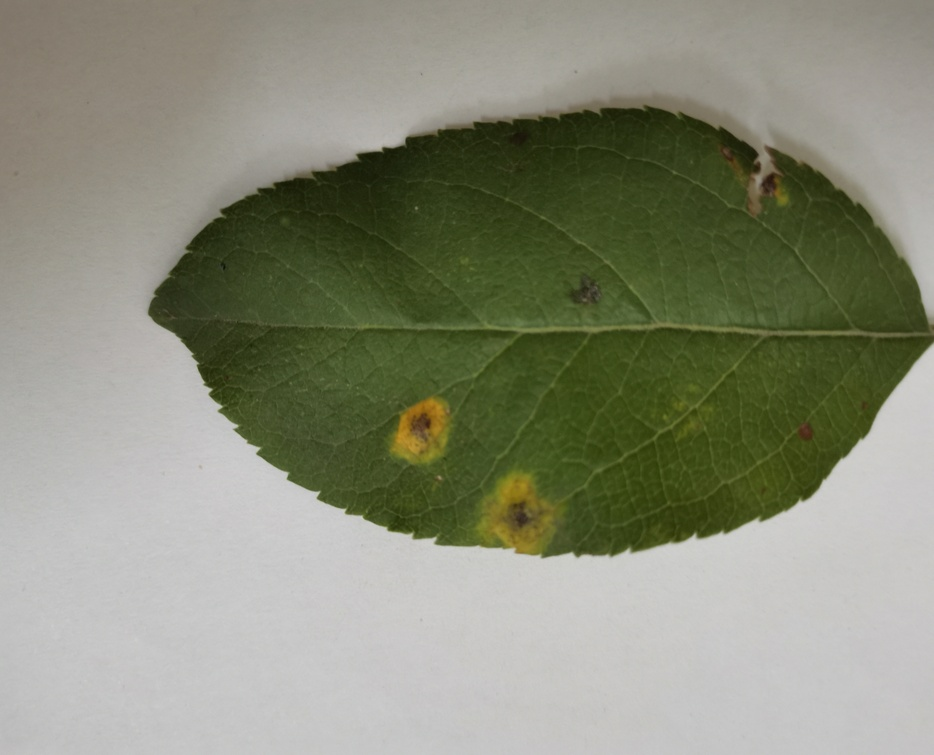
#> input picture AppleDiseaseLeaves/1.jpg, 934 x 755 px, shrunk from 1899 x 1536 before the run
$ python sharpening.py   (older library calls are emulated)
#> lines starting #> are read from the running program, lines starting #| are printed output that depends on the picture
### EdgeDetection.py
import cv2
import numpy as np
from matplotlib import pyplot as plt
import os


def roberts_edge_detection(img):
    # 定义Roberts算子
    roberts_x = np.array([[-1, 0], [0, 1]])
    roberts_y = np.array([[0, -1], [1, 0]])

    # 对图像进行卷积操作
    grad_x = cv2.filter2D(img, -1, roberts_x)
    grad_y = cv2.filter2D(img, -1, roberts_y)

    # 计算梯度幅值
    grad = np.sqrt(grad_x ** 2 + grad_y ** 2)

    # 返回边缘检测结果
    return grad.astype(np.uint8)


def sobel_edge_detection(img, ksize=3):
    # 使用Sobel算子进行边缘检测
    grad_x = cv2.Sobel(img, cv2.CV_64F, 1, 0, ksize=ksize)
    grad_y = cv2.Sobel(img, cv2.CV_64F, 0, 1, ksize=ksize)
    # 计算梯度幅值
    grad = np.sqrt(grad_x ** 2 + grad_y ** 2)

    # 返回边缘检测结果
    return grad.astype(np.uint8)


def prewitt_edge_detection(img):
    # 使用Prewitt算子进行边缘检测
    kernel_x = np.array([[-1, 0, 1], [-1, 0, 1], [-1, 0, 1]])
    kernel_y = np.array([[1, 1, 1], [0, 0, 0], [-1, -1, -1]])
    grad_x = cv2.filter2D(img, -1, kernel_x)
    grad_y = cv2.filter2D(img, -1, kernel_y)

    # 计算梯度幅值
    grad = np.sqrt(grad_x ** 2 + grad_y ** 2)

    # 返回梯度幅值
    return grad.astype(np.uint8)


def laplacian_edge_detection(img, ksize=3):
    # 使用Laplacian算子进行边缘检测
    laplacian = cv2.Laplacian(img, cv2.CV_64F, ksize=ksize)

    # 计算梯度幅值
    grad = np.abs(laplacian)

    # 返回梯度幅值
    return grad.astype(np.uint8)


def laplacian_of_gaussian_edge_detection(img, ksize=3, sigma=1.0):
    """
    使用LoG算子进行边缘检测，得到边缘锐化后的图像
    :param img: 原始图像，灰度图
    :param ksize: 模糊核大小，必须为正奇数
    :param sigma: LoG算子的高斯模糊参数
    :return: 边缘锐化后的图像
    """
    # 使用高斯模糊对图像进行平滑处理
    img_smooth = cv2.GaussianBlur(img, (ksize, ksize), sigma)

    # 使用Laplacian算子进行边缘检测
    laplacian = cv2.Laplacian(img_smooth, cv2.CV_64F, ksize=ksize)

    # 计算梯度幅值
    grad = np.abs(laplacian)

    # 返回梯度幅值
    return grad.astype(np.uint8)

# [99 lines that do not run on import are left out]

### DFT.py
import cv2
import numpy as np
import matplotlib.pyplot as plt


# ideal lowpass filter
# [75 lines left out: functions lowPassFilter, GaussianLowFilter, highPassFilter, not called in this run]


# gaussian highpass
def GaussianHighFilter(image, d):
    f = np.fft.fft2(image)
    fshift = np.fft.fftshift(f)

    def make_transform_matrix(d):
        transfor_matrix = np.zeros(image.shape)
        center_point = tuple(map(lambda x: (x - 1) / 2, image.shape))
        for i in range(transfor_matrix.shape[0]):
            for j in range(transfor_matrix.shape[1]):
                def cal_distance(pa, pb):
                    from math import sqrt
                    dis = sqrt((pa[0] - pb[0]) ** 2 + (pa[1] - pb[1]) ** 2)
                    return dis

                dis = cal_distance(center_point, (i, j))
                transfor_matrix[i, j] = 1 - np.exp(-(dis ** 2) / (2 * (d ** 2)))
        return transfor_matrix

    d_matrix = make_transform_matrix(d)
    new_img = np.abs(np.fft.ifft2(np.fft.ifftshift(fshift * d_matrix)))
    return new_img
# [36 lines that do not run on import are left out]

    # [7 lines of commented-out code are left out]

### sharpening.py
from EdgeDetection import roberts_edge_detection,sobel_edge_detection,prewitt_edge_detection,\
    laplacian_edge_detection,laplacian_of_gaussian_edge_detection
import cv2
import numpy as np
from matplotlib import pyplot as plt
import os

# 创建文件夹
if not os.path.exists('sharpening'):
    os.makedirs('sharpening')

# 读取图片
img = cv2.imread('AppleDiseaseLeaves/1.jpg')
#> img is the input picture: shape (755, 934, 3); mean B, G, R 121, 140, 137.3
# 分离RGB三个通道
b, g, r = cv2.split(img)

# 定义行数和列数
rows = 2
cols = 3

# 创建一个大小为 (15,8) 的窗口，用来显示多个子图
fig, ax = plt.subplots(rows, cols, figsize=(15, 8))


# 对每个通道应用边缘检测算法得到边缘图像
edge_b = roberts_edge_detection(b)
edge_g = roberts_edge_detection(g)
edge_r = roberts_edge_detection(r)

# 将边缘图像应用到每个通道上
alpha = 0.5 # 控制锐化程度的参数
enhanced_b = cv2.addWeighted(b, 1, edge_b, alpha, 0)
enhanced_g = cv2.addWeighted(g, 1, edge_g, alpha, 0)
enhanced_r = cv2.addWeighted(r, 1, edge_r, alpha, 0)

# 将增强后的三个通道合并成一张彩色图像
enhanced_img = cv2.merge((enhanced_b, enhanced_g, enhanced_r))
cv2.imwrite('sharpening/enhanced_img_roberts.jpg', enhanced_img)
# 将BGR转换为RGB格式
enhanced_img = cv2.cvtColor(enhanced_img, cv2.COLOR_BGR2RGB)
ax[0, 0].imshow(enhanced_img)
ax[0, 0].set_title('Roberts Edge Sharpening')
ax[0, 0].axis('off')

# 对每个通道应用边缘检测算法得到边缘图像
edge_b = sobel_edge_detection(b)
#> in sobel_edge_detection, `grad_x = cv2.Sobel(img, cv2.CV_64F, 1, 0, ksize=ksize)`:
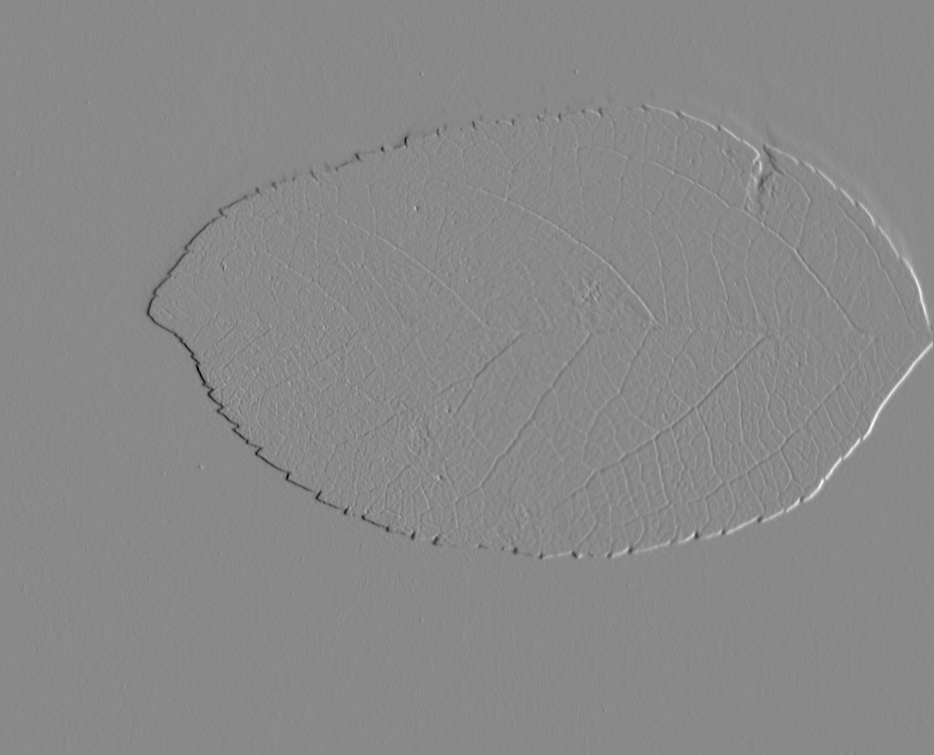
#> grad_x: shape (755, 934) float64; min -523, max 447, mean 0.2; drawn with min black and max white
#> in sobel_edge_detection, `grad_y = cv2.Sobel(img, cv2.CV_64F, 0, 1, ksize=ksize)`:
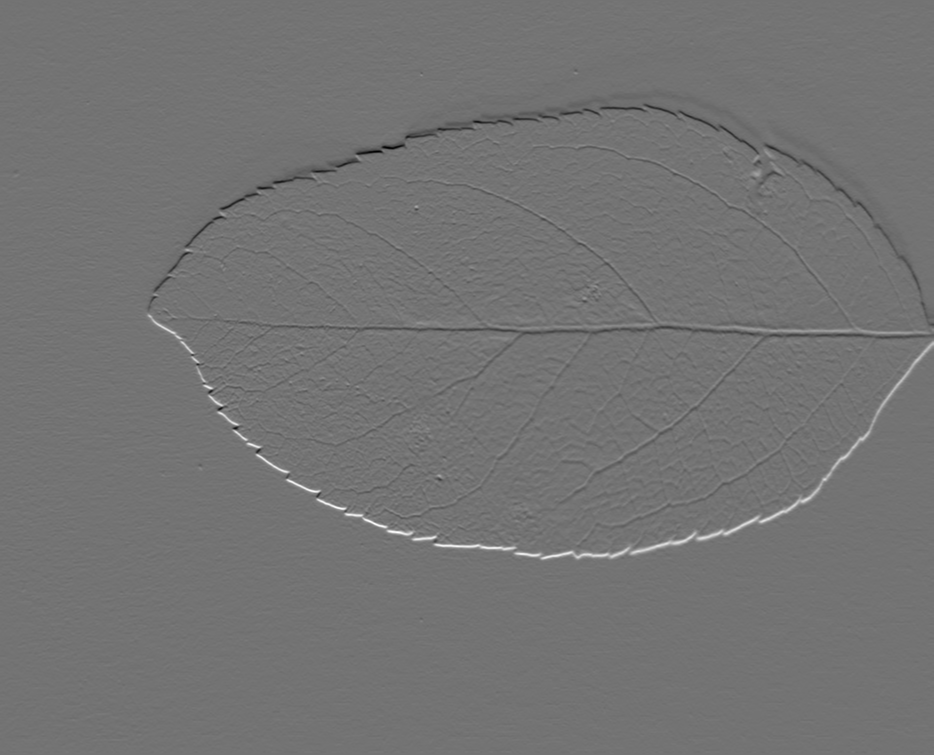
#> grad_y: shape (755, 934) float64; min -423, max 510, mean 0.7; drawn with min black and max white
edge_g = sobel_edge_detection(g)
edge_r = sobel_edge_detection(r)

# 将边缘图像应用到每个通道上
alpha = 0.5 # 控制锐化程度的参数
enhanced_b = cv2.addWeighted(b, 1, edge_b, alpha, 0)
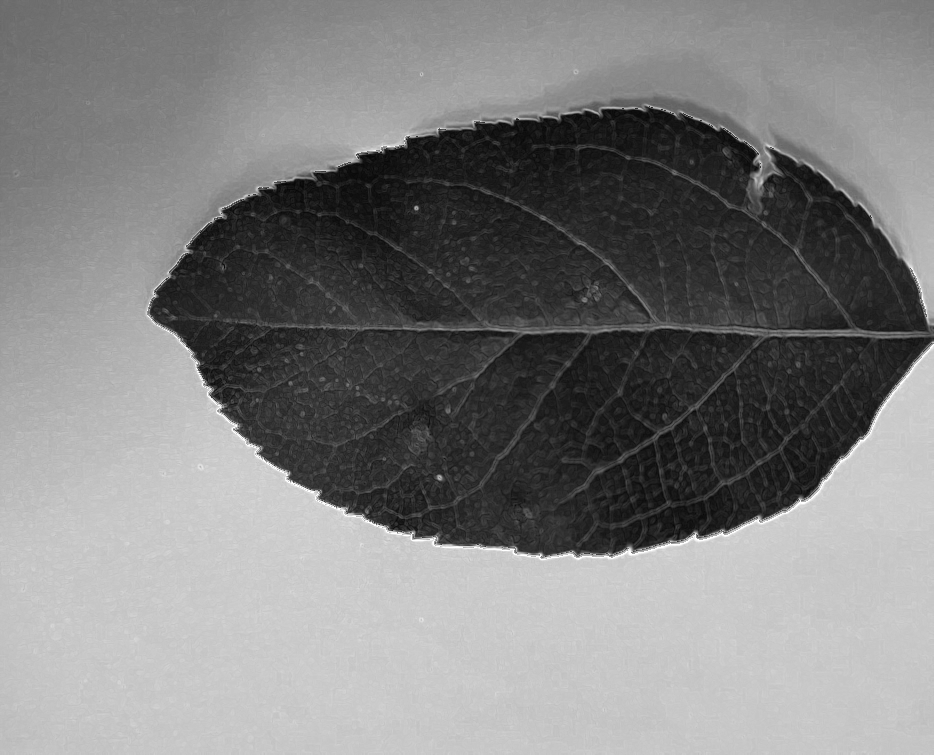
#> enhanced_b: shape (755, 934); min 4, max 255, mean 128
enhanced_g = cv2.addWeighted(g, 1, edge_g, alpha, 0)
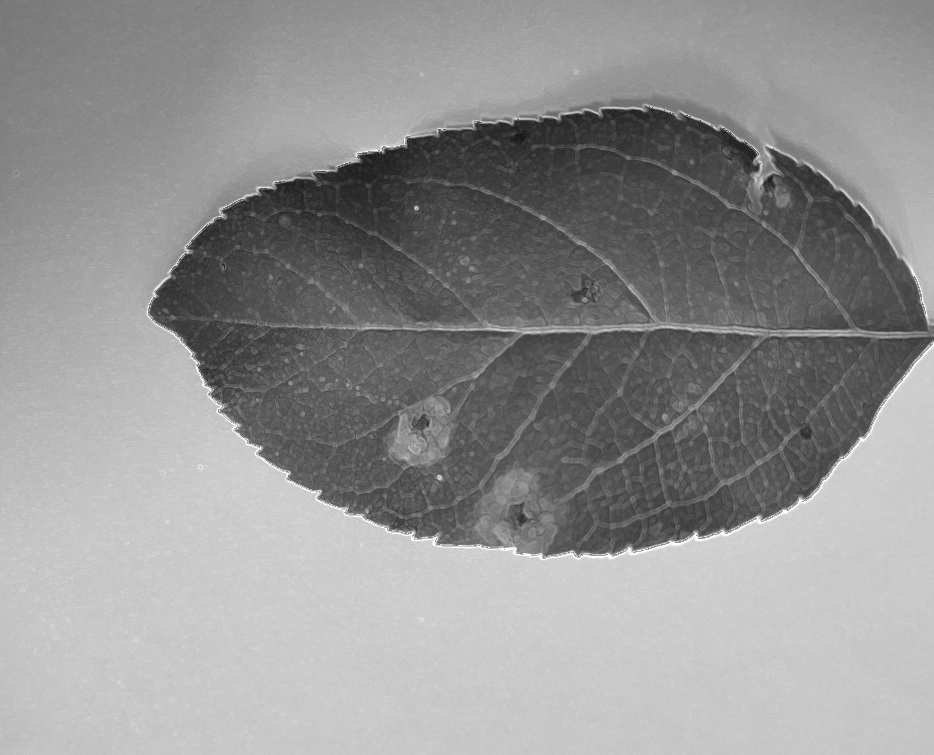
#> enhanced_g: shape (755, 934); min 22, max 255, mean 146.7
enhanced_r = cv2.addWeighted(r, 1, edge_r, alpha, 0)

# 将增强后的三个通道合并成一张彩色图像
enhanced_img = cv2.merge((enhanced_b, enhanced_g, enhanced_r))
cv2.imwrite('sharpening/enhanced_img_sobel.jpg', enhanced_img)
# 将BGR转换为RGB格式
enhanced_img = cv2.cvtColor(enhanced_img, cv2.COLOR_BGR2RGB)
ax[0, 1].imshow(enhanced_img)
ax[0, 1].set_title('Sobel Edge Sharpening')
ax[0, 1].axis('off')

# 对每个通道应用边缘检测算法得到边缘图像
edge_b = prewitt_edge_detection(b)
edge_g = prewitt_edge_detection(g)
#> in prewitt_edge_detection (call 2), `grad = np.sqrt(grad_x ** 2 + grad_y ** 2)`:
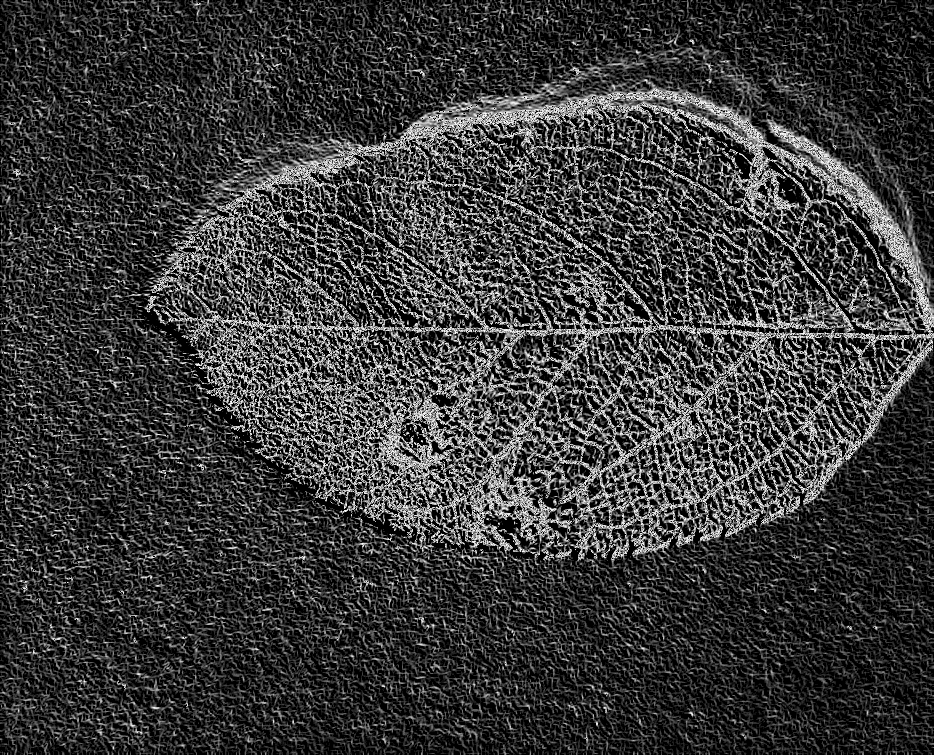
#> grad: shape (755, 934) float16; min 0, max 15.91, mean 3.61; drawn with min black and max white
edge_r = prewitt_edge_detection(r)
#> in prewitt_edge_detection (call 3), `grad_y = cv2.filter2D(img, -1, kernel_y)`:
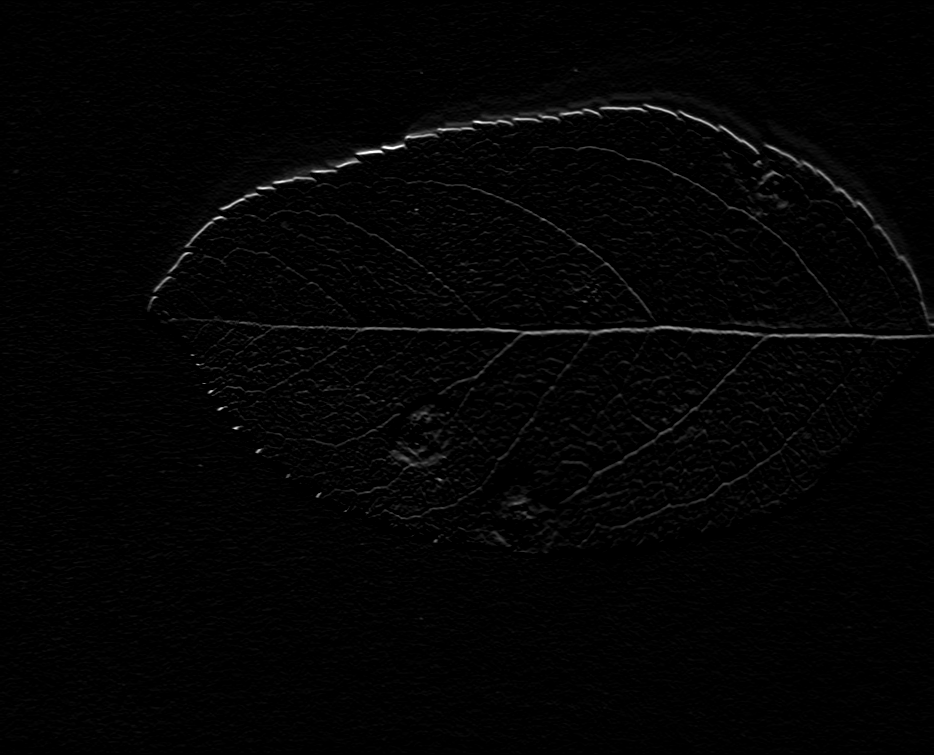
#> grad_y: shape (755, 934); min 0, max 255, mean 3.7

# 将边缘图像应用到每个通道上
alpha = 0.5 # 控制锐化程度的参数
enhanced_b = cv2.addWeighted(b, 1, edge_b, alpha, 0)
enhanced_g = cv2.addWeighted(g, 1, edge_g, alpha, 0)
enhanced_r = cv2.addWeighted(r, 1, edge_r, alpha, 0)

# 将增强后的三个通道合并成一张彩色图像
enhanced_img = cv2.merge((enhanced_b, enhanced_g, enhanced_r))
cv2.imwrite('sharpening/enhanced_img_prewitt.jpg', enhanced_img)
# 将BGR转换为RGB格式
enhanced_img = cv2.cvtColor(enhanced_img, cv2.COLOR_BGR2RGB)
ax[0, 2].imshow(enhanced_img)
ax[0, 2].set_title('prewitt Edge Sharpening')
ax[0, 2].axis('off')

# 对每个通道应用边缘检测算法得到边缘图像
edge_b = laplacian_edge_detection(b)
edge_g = laplacian_edge_detection(g)
edge_r = laplacian_edge_detection(r)

# 将边缘图像应用到每个通道上
alpha = 0.5 # 控制锐化程度的参数
enhanced_b = cv2.addWeighted(b, 1, edge_b, alpha, 0)
enhanced_g = cv2.addWeighted(g, 1, edge_g, alpha, 0)
enhanced_r = cv2.addWeighted(r, 1, edge_r, alpha, 0)

# 将增强后的三个通道合并成一张彩色图像
enhanced_img = cv2.merge((enhanced_b, enhanced_g, enhanced_r))
cv2.imwrite('sharpening/enhanced_img_laplacian.jpg', enhanced_img)
# 将BGR转换为RGB格式
enhanced_img = cv2.cvtColor(enhanced_img, cv2.COLOR_BGR2RGB)
ax[1, 0].imshow(enhanced_img)
ax[1, 0].set_title('laplacian Edge Sharpening')
ax[1, 0].axis('off')

# 对每个通道应用边缘检测算法得到边缘图像
edge_b = laplacian_of_gaussian_edge_detection(b)
edge_g = laplacian_of_gaussian_edge_detection(g)
edge_r = laplacian_of_gaussian_edge_detection(r)

# 将边缘图像应用到每个通道上
alpha = 0.5 # 控制锐化程度的参数
enhanced_b = cv2.addWeighted(b, 1, edge_b, alpha, 0)
enhanced_g = cv2.addWeighted(g, 1, edge_g, alpha, 0)
enhanced_r = cv2.addWeighted(r, 1, edge_r, alpha, 0)

# 将增强后的三个通道合并成一张彩色图像
enhanced_img = cv2.merge((enhanced_b, enhanced_g, enhanced_r))
cv2.imwrite('sharpening/enhanced_img_LoG.jpg', enhanced_img)
# 将BGR转换为RGB格式
enhanced_img = cv2.cvtColor(enhanced_img, cv2.COLOR_BGR2RGB)
ax[1, 1].imshow(enhanced_img)
ax[1, 1].set_title('LoG Edge Sharpening')
ax[1, 1].axis('off')

from DFT import GaussianHighFilter

# 对每个通道应用边缘检测算法得到边缘图像
edge_b = GaussianHighFilter(b,80)
edge_g = GaussianHighFilter(g,80)
edge_r = GaussianHighFilter(r,80)
edge_b = cv2.convertScaleAbs(edge_b)
edge_g = cv2.convertScaleAbs(edge_g)
edge_r = cv2.convertScaleAbs(edge_r)
# 将边缘图像应用到每个通道上
alpha = 0.5 # 控制锐化程度的参数
enhanced_b = cv2.addWeighted(b, 1, edge_b, alpha, 0)
enhanced_g = cv2.addWeighted(g, 1, edge_g, alpha, 0)
enhanced_r = cv2.addWeighted(r, 1, edge_r, alpha, 0)

# 将增强后的三个通道合并成一张彩色图像
enhanced_img = cv2.merge((enhanced_b, enhanced_g, enhanced_r))
cv2.imwrite('sharpening/enhanced_img_GaussianHighFilter.jpg', enhanced_img)
# 将BGR转换为RGB格式
enhanced_img = cv2.cvtColor(enhanced_img, cv2.COLOR_BGR2RGB)
ax[1, 2].imshow(enhanced_img)
ax[1, 2].set_title('GaussianHighFilter Edge Sharpening')
ax[1, 2].axis('off')
# 显示图像
plt.tight_layout()
plt.show()

$ run again, with AppleDiseaseLeaves/10.jpg copied over AppleDiseaseLeaves/1.jpg
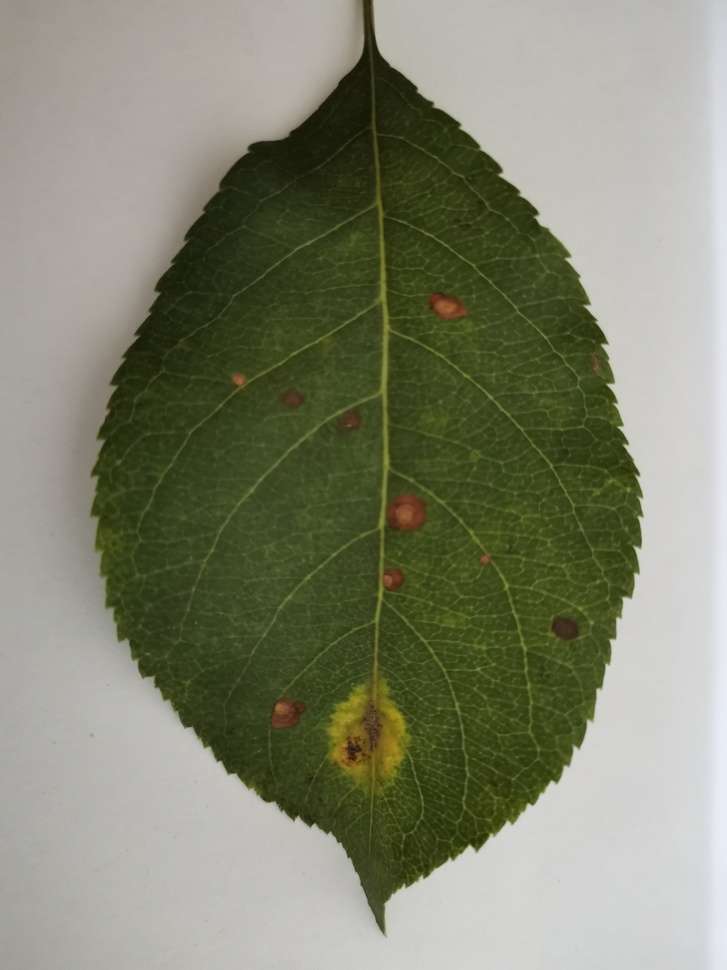
#> input picture AppleDiseaseLeaves/10.jpg, 727 x 970 px, shrunk from 3000 x 4000 before the run
#> img is the input picture: shape (970, 727, 3); mean B, G, R 112.7, 133.4, 130.5
#> in sobel_edge_detection, `return grad.astype(np.uint8)`:
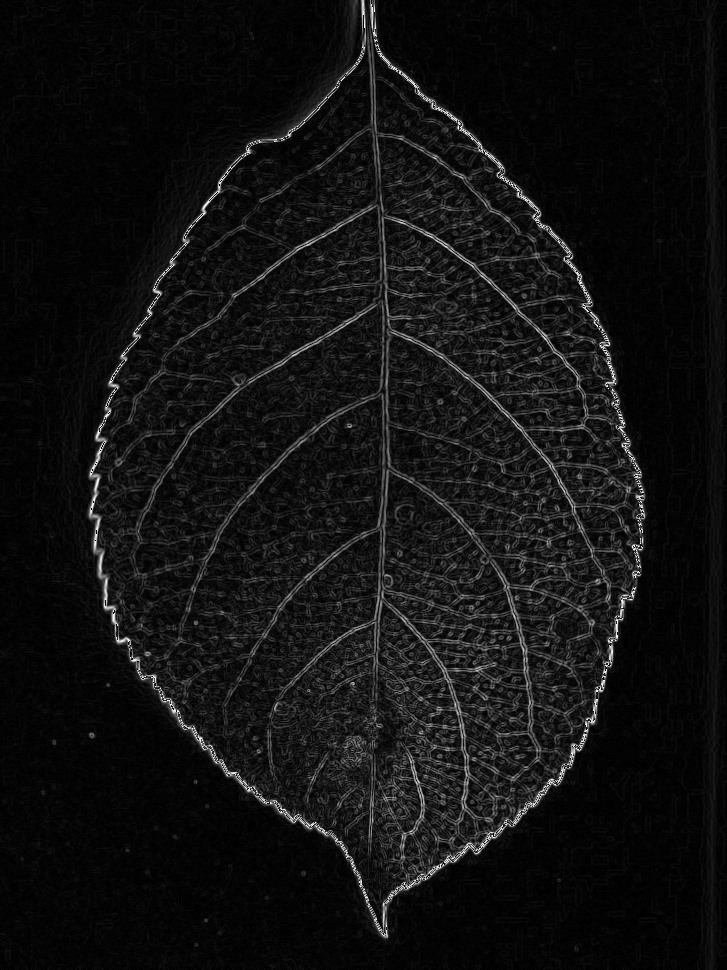
#> returned value: shape (970, 727); min 0, max 255, mean 17.5
#> `enhanced_img = cv2.merge((enhanced_b, enhanced_g, enhanced_r))`:
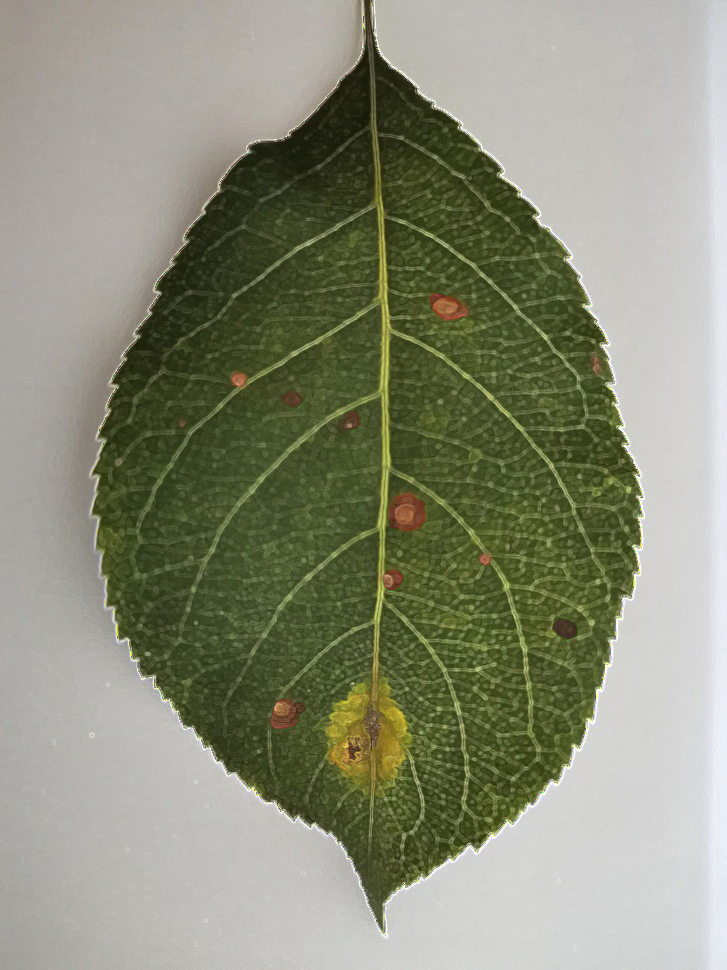
#> enhanced_img: shape (970, 727, 3); mean B, G, R 121.4, 142.2, 139.4
